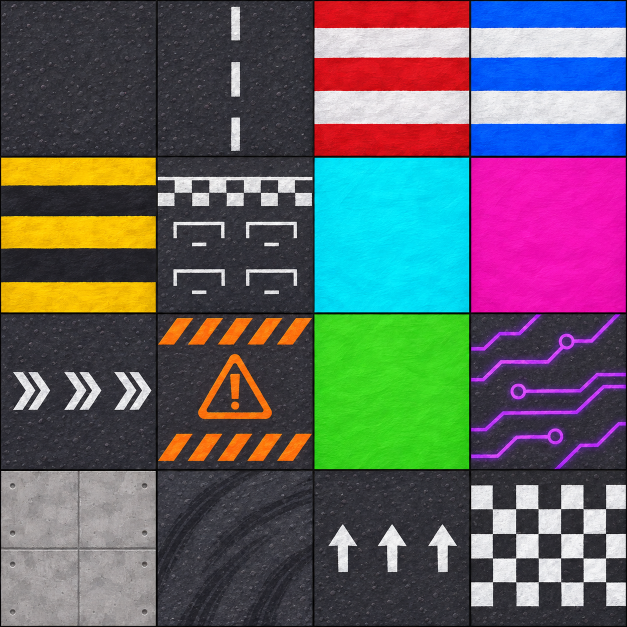
#> input picture front/tools/tex/hojas/carreras.png, 1254 x 1254 px (shown at 1/2 size)
$ python -i recortar.py   (imports and definitions only)
#> lines starting #> are read from the running program, lines starting #| are printed output that depends on the picture
#> further down, picture is the input picture: PIL image 1254x1254 RGB; mean R, G, B 97.4, 96.7, 100.5
#!/usr/bin/env python3
"""Recorta atlases 4x4, cierra juntas y genera tiles y mosaicos 2x2."""
from __future__ import annotations

import json
from pathlib import Path

from PIL import Image

ROOT = Path(__file__).resolve().parents[2]
SHEETS = ROOT / "tools" / "tex" / "hojas"
OUTPUT = ROOT / "public" / "tex"
SIZE = 512
MIX_SIZE = 1024

ATLAS = {
    "terrenos": ("terreno", [
        ("pasto", ["bosque", "jardin"]), ("arena", ["desierto"]), ("nieve", ["hielo"]), ("lava", ["volcan"]),
        ("cristal", ["cristal"]), ("nube", ["nubes"]), ("musgo", ["bosque", "jardin"]), ("adoquin_neon", ["neon"]),
        ("coral", ["mar"]), ("tierra_oscura", ["sombrio"]), ("arenisca", ["desierto"]), ("hojarasca", ["bosque"]),
        ("hielo_agrietado", ["hielo"]), ("tierra_roja", ["volcan"]), ("magico", ["sombrio", "cristal"]), ("pradera", ["jardin", "bosque"]),
    ]),
    "fachadas": ("fachada", [
        ("estuco", ["jardin"]), ("ladrillo_rojo", ["bosque"]), ("madera_nieve", ["hielo"]), ("vidrio_azul", ["neon"]),
        ("coral", ["mar"]), ("basalto", ["volcan"]), ("cristal", ["cristal"]), ("nube", ["nubes"]),
        ("neon", ["neon"]), ("adobe", ["desierto"]), ("castillo_musgo", ["bosque"]), ("madera_verde", ["jardin"]),
        ("magica", ["sombrio"]), ("arenisca", ["desierto"]), ("hielo", ["hielo"]), ("menta", ["jardin"]),
    ]),
    "techos": ("techo", [
        ("terracota", ["desierto", "volcan"]), ("pizarra", ["bosque"]), ("nieve", ["hielo"]), ("lava", ["volcan"]),
        ("cobre", ["neon"]), ("metal_azul", ["cristal"]), ("madera", ["bosque"]), ("piedra", ["sombrio"]),
        ("ladrillo", ["jardin"]), ("adoquin", ["sombrio"]), ("arenisca", ["desierto"]), ("metal_verde", ["mar"]),
        ("cristal", ["cristal"]), ("nubes", ["nubes"]), ("musgo", ["jardin"]), ("magico", ["sombrio"]),
    ]),
    "carreras": ("carrera", [
        ("asfalto", ["bosque", "desierto", "volcan", "hielo", "cristal", "mar", "nubes", "neon", "jardin", "sombrio"]),
        ("carril_blanco", ["neon"]), ("bordillo_rojo", ["volcan"]), ("bordillo_azul", ["cristal"]),
        ("bordillo_amarillo", ["desierto"]), ("salida", ["neon"]), ("pintura_cian", ["cristal"]), ("pintura_magenta", ["neon"]),
        ("chevrones", ["bosque", "volcan"]), ("senal_naranja", ["desierto"]), ("carril_verde", ["jardin"]), ("circuito_neon", ["neon"]),
        ("pit_concreto", ["bosque"]), ("marcas_neumatico", ["bosque", "volcan"]), ("flechas", ["neon"]), ("meta", ["neon"]),
    ]),
}


def seamless(image: Image.Image, band: int = 36) -> Image.Image:
    """Desplaza juntas al centro y las funde; el borde resultante se repite sin salto."""
#> called with band = 36
    image = image.convert("RGB")
    w, h = image.size
#> w = 1254; h = 1254
    band = max(2, min(band, w // 8, h // 8))
#> band = 36
    shifted = Image.new("RGB", (w, h))
#> shifted: PIL image 1254x1254 RGB; every value is 0
    shifted.paste(image.crop((w // 2, h // 2, w, h)), (0, 0))
    shifted.paste(image.crop((0, h // 2, w // 2, h)), (w // 2, 0))
    shifted.paste(image.crop((w // 2, 0, w, h // 2)), (0, h // 2))
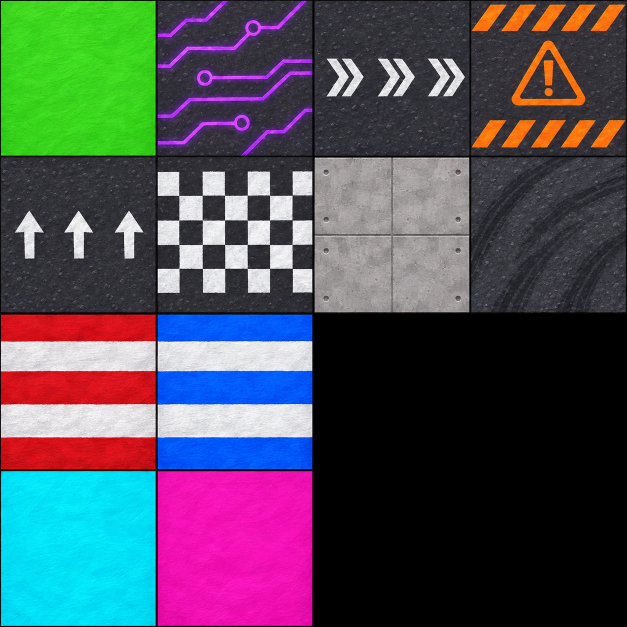
#> shifted: PIL image 1254x1254 RGB (shown at 1/2 size); mean R, G, B 76.2, 77.5, 86.6
    shifted.paste(image.crop((0, 0, w // 2, h // 2)), (w // 2, h // 2))
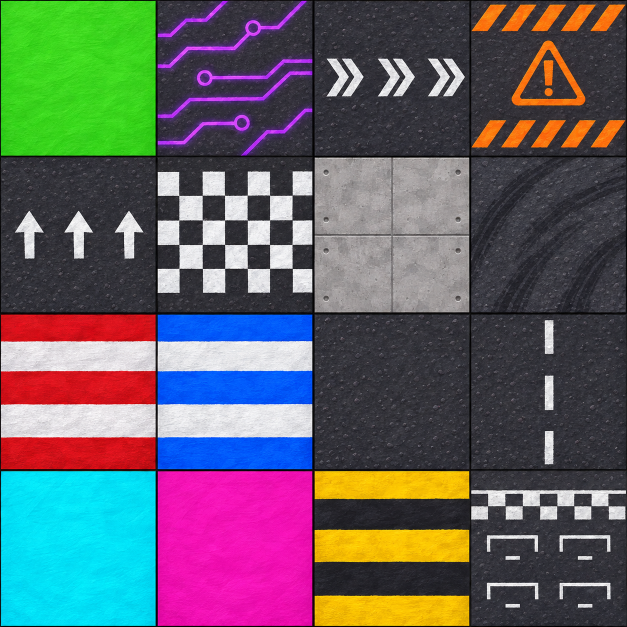
#> shifted: PIL image 1254x1254 RGB (shown at 1/2 size); mean R, G, B 97.4, 96.7, 100.5
    pixels = shifted.load()
    cx, cy = w // 2, h // 2
#> cx = 627; cy = 627
    for y in range(h):
        left, right = pixels[cx - band - 1, y], pixels[cx + band, y]
        for i in range(2 * band):
            t = (i + 1) / (2 * band + 1)
            pixels[cx - band + i, y] = tuple(round(a * (1 - t) + b * t) for a, b in zip(left, right))
#> this loop made 1254 passes
#> (left, right) on passes 1 to 3: ((0, 1, 1), (1, 1, 1)), ((34, 30, 40), (28, 27, 24)), ((61, 51, 73), (50, 49, 49))
    for x in range(w):
        top, bottom = pixels[x, cy - band - 1], pixels[x, cy + band]
        for i in range(2 * band):
            t = (i + 1) / (2 * band + 1)
            pixels[x, cy - band + i] = tuple(round(a * (1 - t) + b * t) for a, b in zip(top, bottom))
#> this loop made 1254 passes
#> (top, bottom) on passes 1 to 3: ((4, 3, 5), (3, 1, 1)), ((15, 14, 16), (35, 2, 3)), ((55, 54, 60), (188, 23, 29))
    unshifted = Image.new("RGB", (w, h))
    unshifted.paste(shifted.crop((w // 2, h // 2, w, h)), (0, 0))
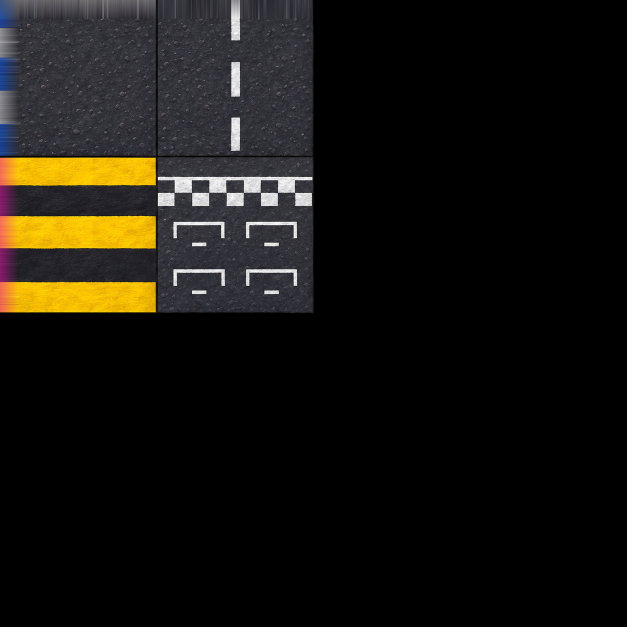
#> unshifted: PIL image 1254x1254 RGB (shown at 1/2 size); mean R, G, B 21.7, 19.5, 14.7
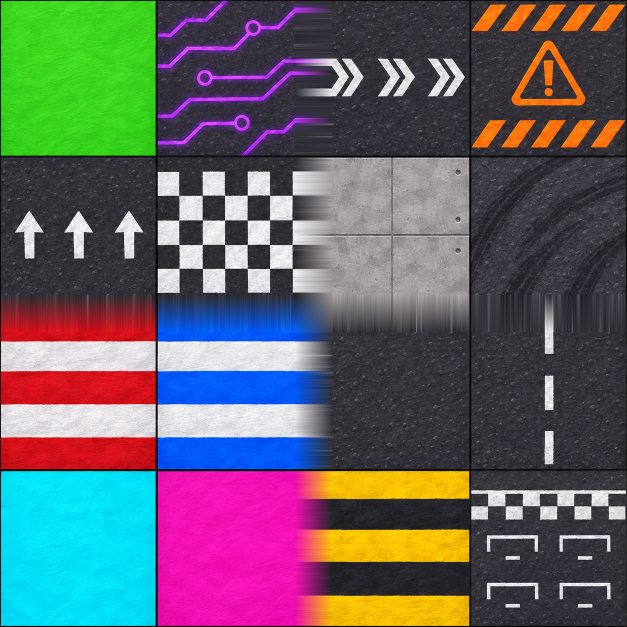
#> shifted: PIL image 1254x1254 RGB (shown at 1/2 size); mean R, G, B 98.3, 97.4, 101.4
    unshifted.paste(shifted.crop((0, h // 2, w // 2, h)), (w // 2, 0))
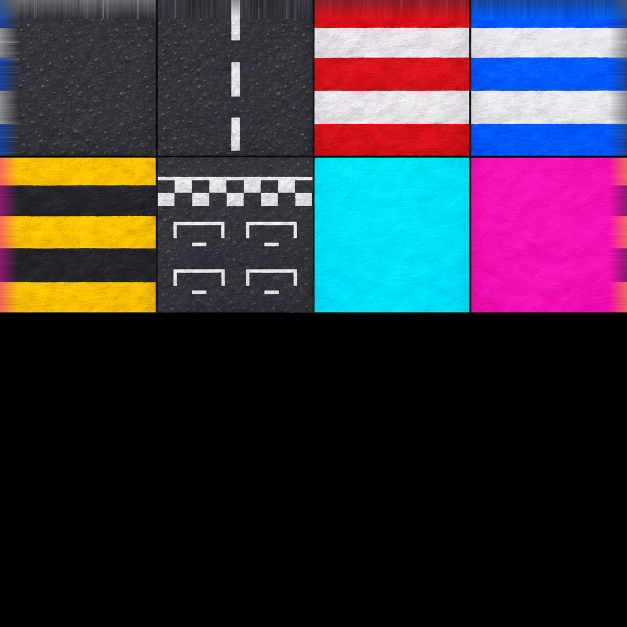
#> unshifted: PIL image 1254x1254 RGB (shown at 1/2 size); mean R, G, B 55.4, 49.2, 61.2
    unshifted.paste(shifted.crop((w // 2, 0, w, h // 2)), (0, h // 2))
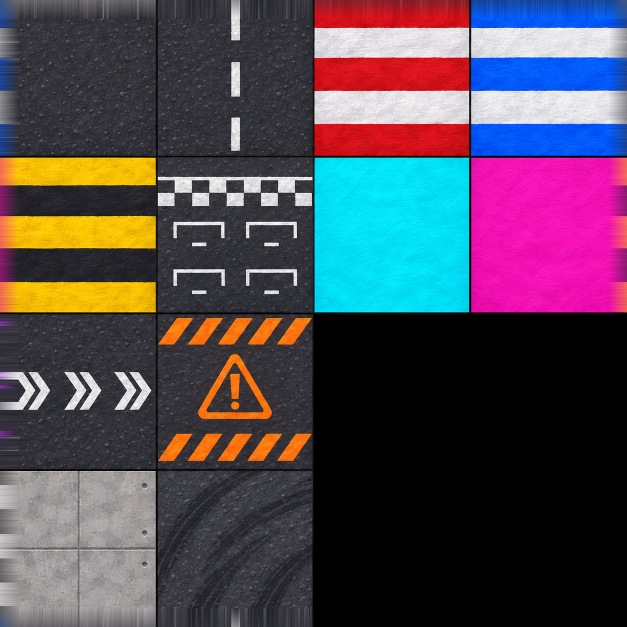
#> unshifted: PIL image 1254x1254 RGB (shown at 1/2 size); mean R, G, B 78.7, 70.2, 81.8
    unshifted.paste(shifted.crop((0, 0, w // 2, h // 2)), (w // 2, h // 2))
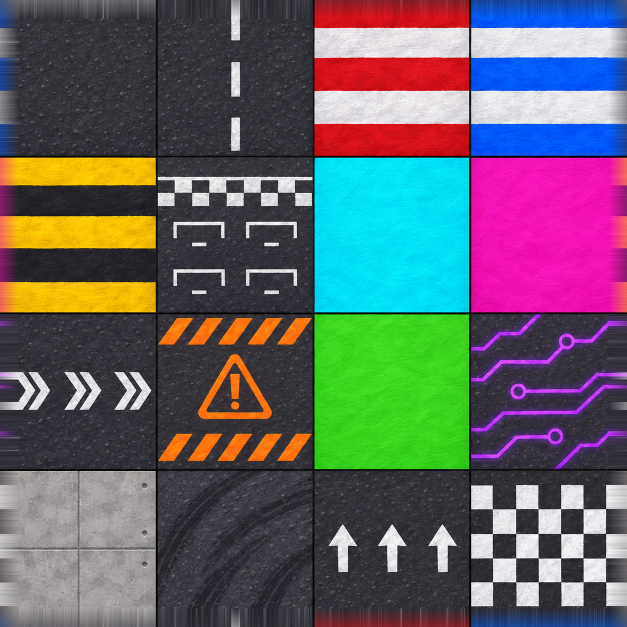
#> unshifted: PIL image 1254x1254 RGB (shown at 1/2 size); mean R, G, B 98.3, 97.4, 101.4
    return unshifted


# [48 lines left out: functions crop_cells, mosaic, main, not called in this run]


# [2 lines not run here, left out]

>>> from PIL import Image
>>> picture = Image.open('hojas/carreras.png')
>>> result = seamless(picture)

$ run again, on front/tools/tex/hojas/kit_pistas.png
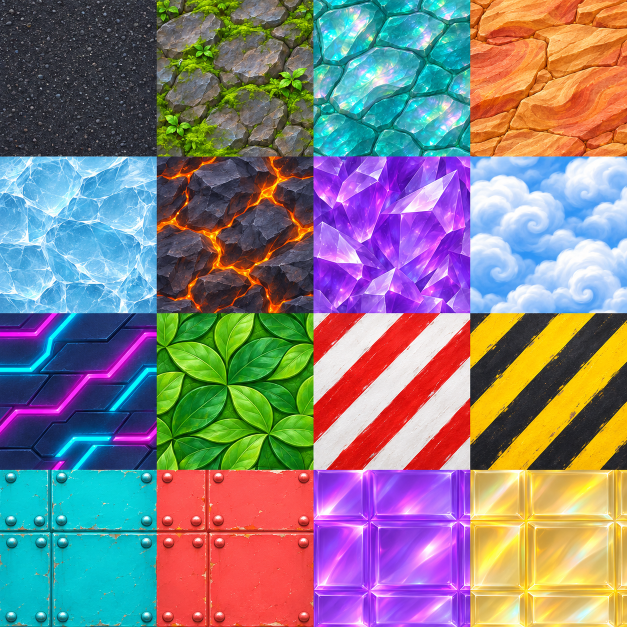
#> input picture front/tools/tex/hojas/kit_pistas.png, 1254 x 1254 px (shown at 1/2 size)
#> picture is the input picture: PIL image 1254x1254 RGB; mean R, G, B 134.2, 126.2, 129.2
#> in seamless, `shifted.paste(image.crop((0, 0, w // 2, h // 2)), (w // 2, h // 2))`:
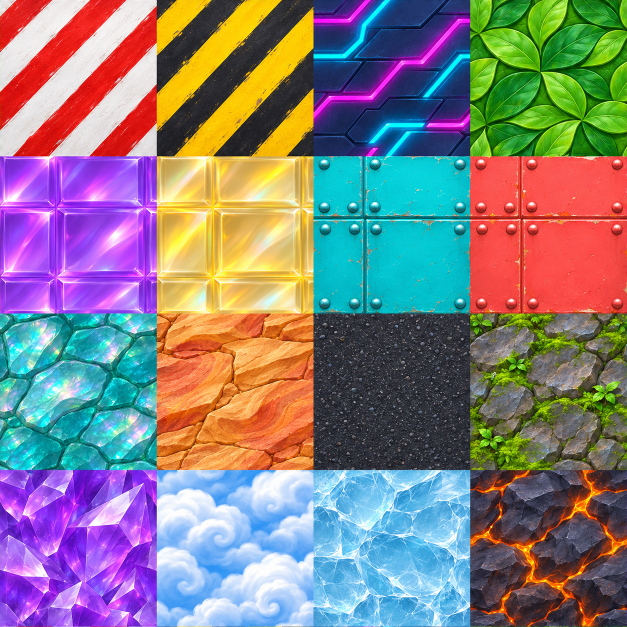
#> shifted: PIL image 1254x1254 RGB (shown at 1/2 size); mean R, G, B 134.2, 126.2, 129.2
#> the loop in seamless, `for y in range(h):` made 1254 passes
#> (left, right) on passes 1 to 3: ((42, 44, 48), (25, 38, 82)), ((60, 58, 60), (34, 49, 98)), ((57, 58, 58), (28, 43, 96))
#> the loop in seamless, `for x in range(w):` made 1254 passes
#> (top, bottom) on passes 1 to 3: ((158, 51, 183), (36, 103, 86)), ((156, 59, 245), (31, 106, 98)), ((150, 54, 235), (28, 108, 100))
#> in seamless, `unshifted.paste(shifted.crop((0, 0, w // 2, h // 2)), (w // 2, h // 2))`:
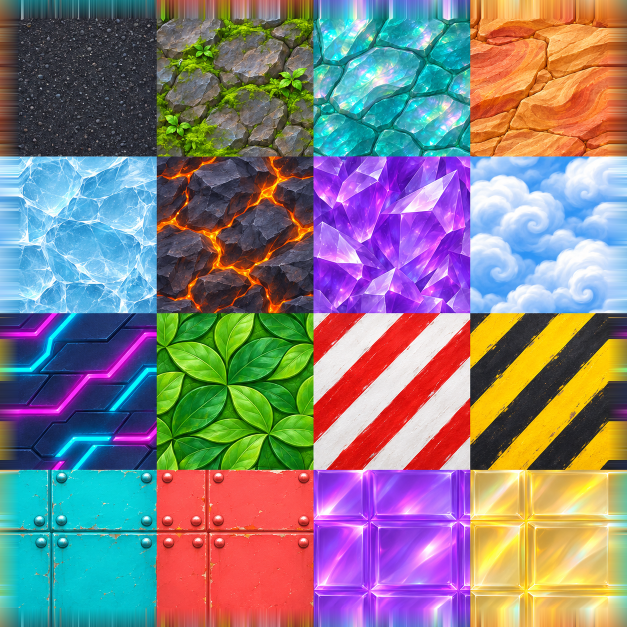
#> unshifted: PIL image 1254x1254 RGB (shown at 1/2 size); mean R, G, B 134.3, 126.3, 129.5

$ run again, on front/tools/tex/hojas/techos.png
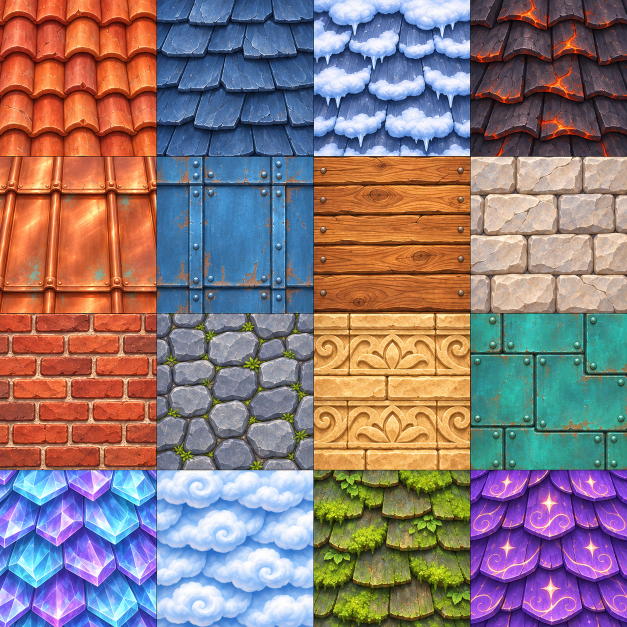
#> input picture front/tools/tex/hojas/techos.png, 1254 x 1254 px (shown at 1/2 size)
#> picture is the input picture: PIL image 1254x1254 RGB; mean R, G, B 139.9, 120.3, 122.5
#> in seamless, `shifted.paste(image.crop((0, 0, w // 2, h // 2)), (w // 2, h // 2))`:
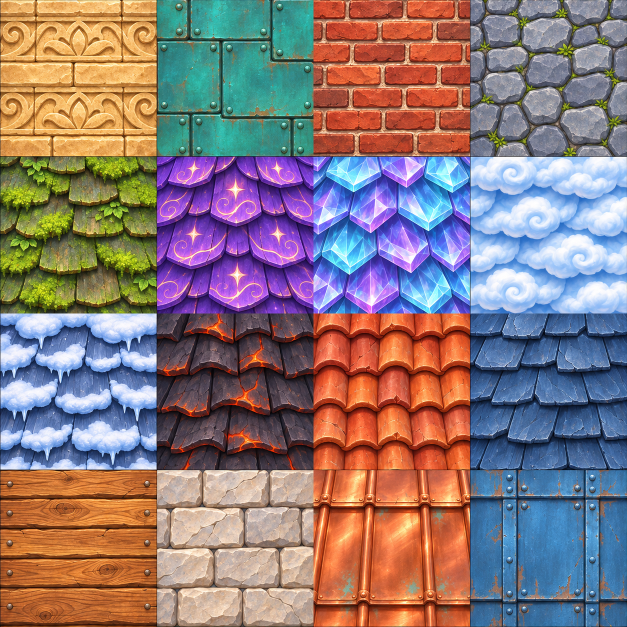
#> shifted: PIL image 1254x1254 RGB (shown at 1/2 size); mean R, G, B 139.9, 120.3, 122.5
#> the loop in seamless, `for y in range(h):` made 1254 passes
#> (left, right) on passes 1 to 3: ((87, 151, 144), (149, 77, 45)), ((108, 203, 201), (251, 166, 115)), ((69, 126, 107), (253, 163, 111))
#> the loop in seamless, `for x in range(w):` made 1254 passes
#> (top, bottom) on passes 1 to 3: ((16, 38, 29), (15, 26, 55)), ((133, 148, 65), (59, 84, 128)), ((143, 157, 60), (56, 81, 128))
#> in seamless, `unshifted.paste(shifted.crop((0, 0, w // 2, h // 2)), (w // 2, h // 2))`:
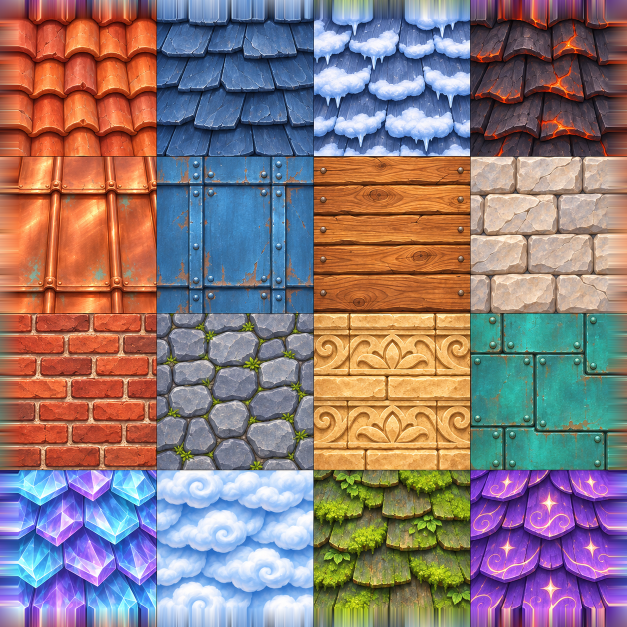
#> unshifted: PIL image 1254x1254 RGB (shown at 1/2 size); mean R, G, B 141, 121.3, 122.9

$ run again, on front/tools/tex/hojas/terrenos.png
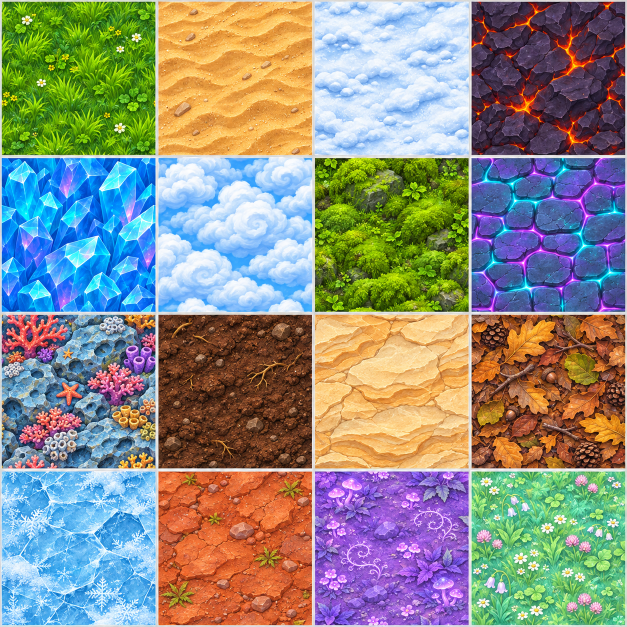
#> input picture front/tools/tex/hojas/terrenos.png, 1254 x 1254 px (shown at 1/2 size)
#> picture is the input picture: PIL image 1254x1254 RGB; mean R, G, B 141.2, 141.6, 131.9
#> the loop in seamless, `for y in range(h):` made 1254 passes
#> (left, right) on passes 1 to 3: ((218, 216, 219), (229, 225, 219)), ((233, 230, 235), (249, 239, 225)), ((201, 159, 154), (243, 199, 183))
#> the loop in seamless, `for x in range(w):` made 1254 passes
#> (top, bottom) on passes 1 to 3: ((219, 211, 218), (220, 215, 203)), ((226, 218, 223), (215, 214, 211)), ((230, 216, 237), (227, 235, 246))
#> in seamless, `unshifted.paste(shifted.crop((0, 0, w // 2, h // 2)), (w // 2, h // 2))`:
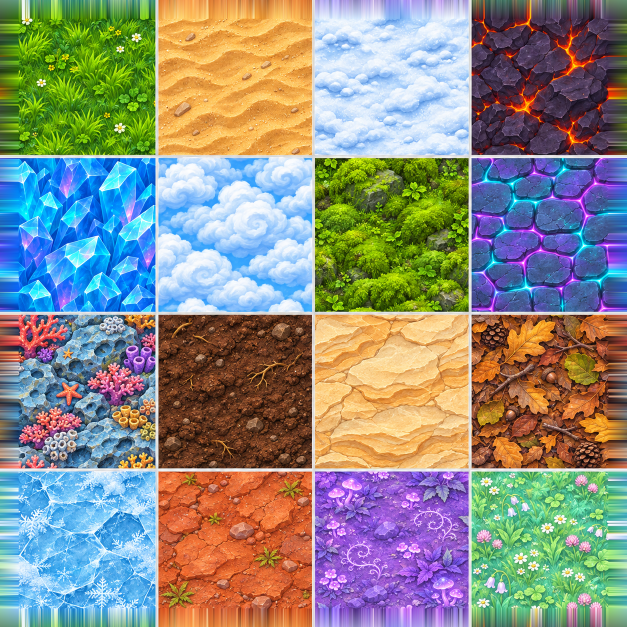
#> unshifted: PIL image 1254x1254 RGB (shown at 1/2 size); mean R, G, B 140.3, 140.7, 131.3
